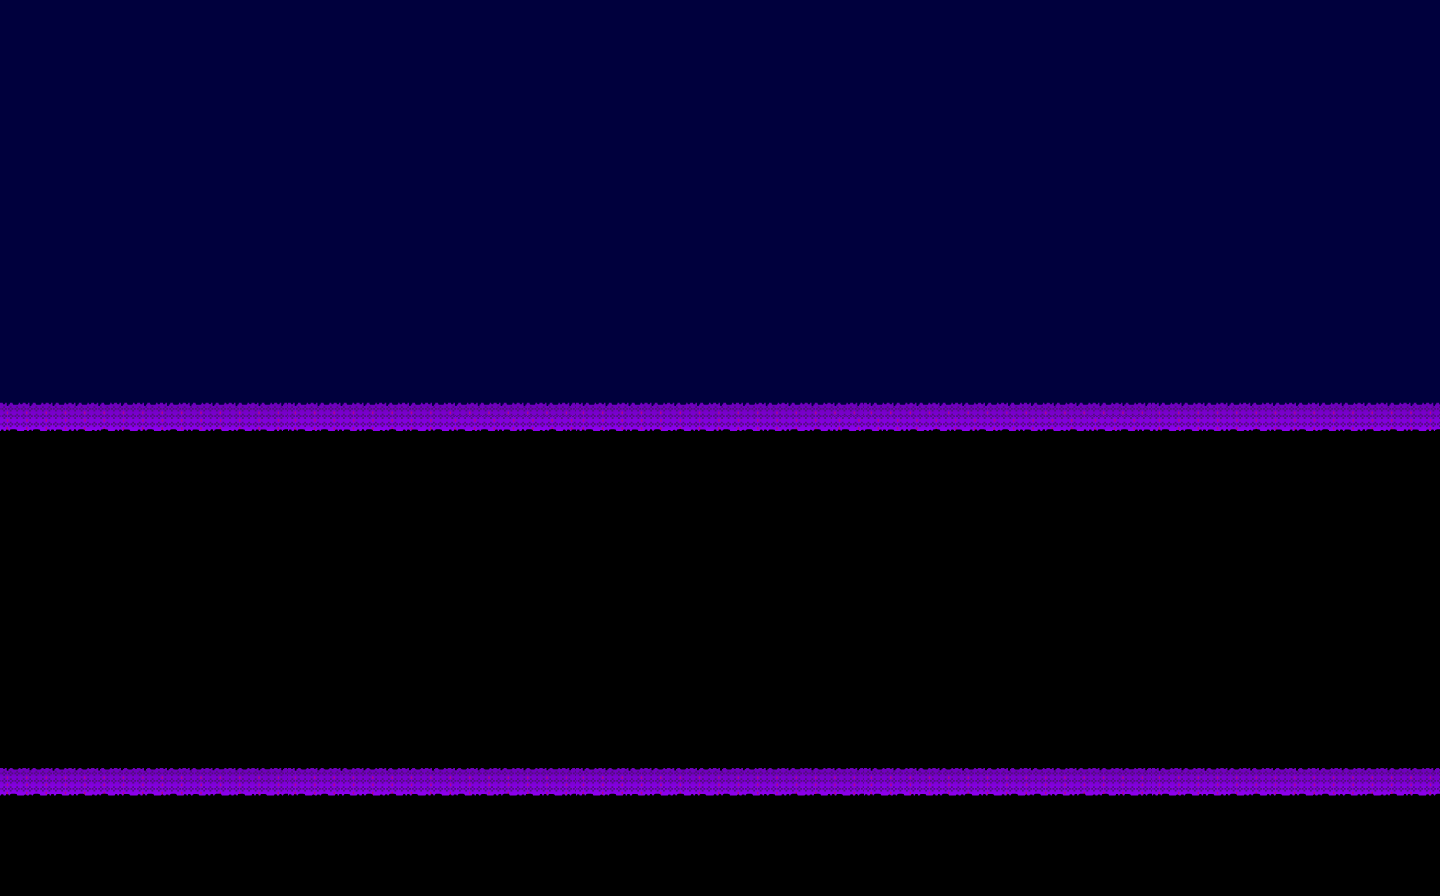

This is a level from a 2D game, rendered from its Tiled map with the project's own tilesets. A one-line summary and the map file follow, with tile-layer data summarised:
An orthogonal 45x28 tile map with 32x32 px tiles, 1 tile layer (Tile Layer 1).

<map version="1.0" orientation="orthogonal" renderorder="right-down" width="45" height="28" tilewidth="32" tileheight="32" nextobjectid="1">
 <tileset firstgid="1" name="froggerPng" tilewidth="32" tileheight="32">
  <image source="frogger.png" trans="ff00ff" width="512" height="1024" />
 </tileset>
 <layer name="Tile Layer 1" width="45" height="28">
  <data>[1260 cells, 1260 non-empty, 54 distinct tile ids]</data>
 </layer>
</map>
